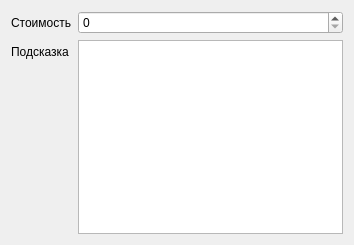
<?xml version="1.0" encoding="UTF-8"?>
<ui version="4.0">
 <class>LineSettings</class>
 <widget class="QWidget" name="LineSettings">
  <property name="geometry">
   <rect>
    <x>0</x>
    <y>0</y>
    <width>354</width>
    <height>245</height>
   </rect>
  </property>
  <property name="windowTitle">
   <string>Form</string>
  </property>
  <layout class="QFormLayout" name="formLayout">
   <item row="1" column="0">
    <widget class="QLabel" name="label_2">
     <property name="text">
      <string>Подсказка</string>
     </property>
    </widget>
   </item>
   <item row="0" column="1">
    <widget class="QSpinBox" name="value"/>
   </item>
   <item row="1" column="1">
    <widget class="QTextEdit" name="tooltip"/>
   </item>
   <item row="0" column="0">
    <widget class="QLabel" name="label">
     <property name="text">
      <string>Стоимость</string>
     </property>
    </widget>
   </item>
  </layout>
 </widget>
 <resources/>
 <connections/>
</ui>
